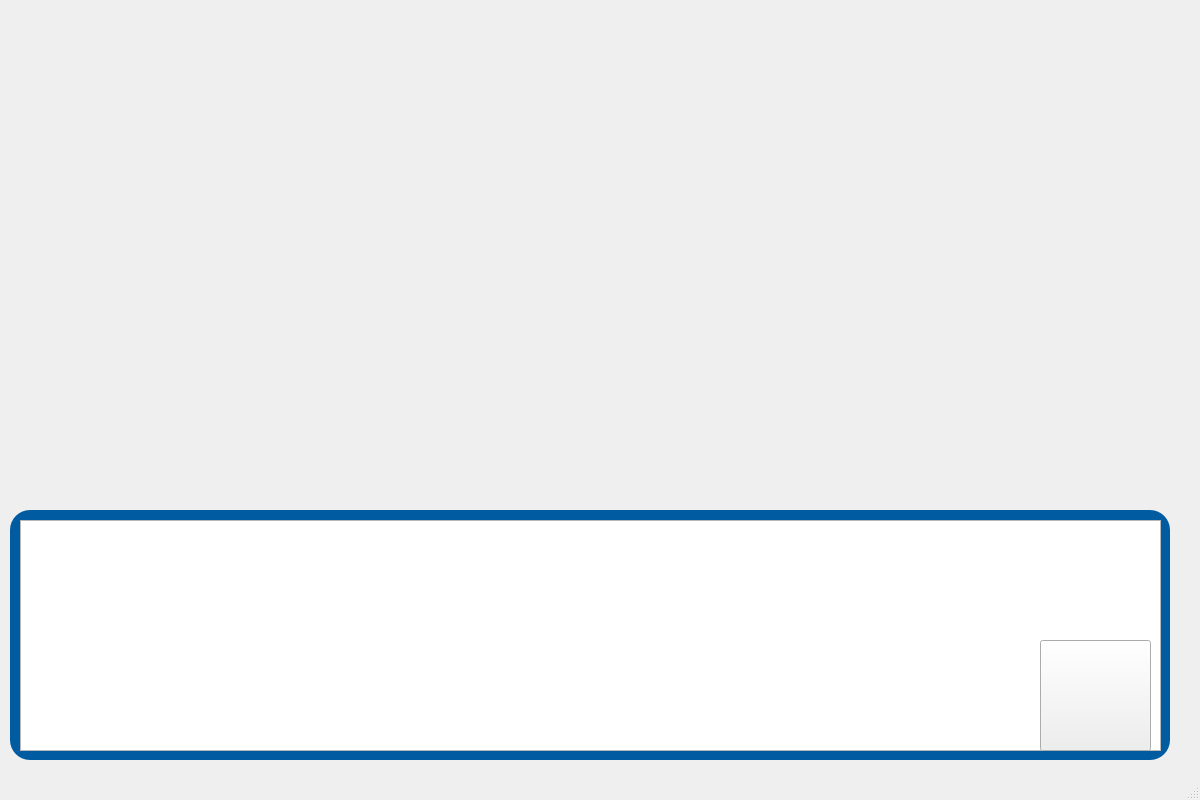
<?xml version="1.0" encoding="UTF-8"?>
<ui version="4.0">
 <class>MainWindow</class>
 <widget class="QMainWindow" name="MainWindow">
  <property name="geometry">
   <rect>
    <x>0</x>
    <y>0</y>
    <width>1200</width>
    <height>800</height>
   </rect>
  </property>
  <property name="windowTitle">
   <string>MainWindow</string>
  </property>
  <widget class="QWidget" name="centralwidget">
   <widget class="QLabel" name="label">
    <property name="geometry">
     <rect>
      <x>0</x>
      <y>0</y>
      <width>1200</width>
      <height>800</height>
     </rect>
    </property>
    <property name="text">
     <string/>
    </property>
    <property name="pixmap">
     <pixmap>../Desktop/미연시/사진/배경/필터o/식당(o)_크기조절.png</pixmap>
    </property>
    <property name="scaledContents">
     <bool>true</bool>
    </property>
   </widget>
   <widget class="QPlainTextEdit" name="plainTextEdit">
    <property name="geometry">
     <rect>
      <x>20</x>
      <y>520</y>
      <width>1141</width>
      <height>231</height>
     </rect>
    </property>
   </widget>
   <widget class="QPlainTextEdit" name="plainTextEdit_2">
    <property name="geometry">
     <rect>
      <x>10</x>
      <y>510</y>
      <width>1160</width>
      <height>250</height>
     </rect>
    </property>
    <property name="autoFillBackground">
     <bool>false</bool>
    </property>
    <property name="styleSheet">
     <string notr="true">border-radius:20px;
background-color:rgb(0, 91, 161)</string>
    </property>
    <property name="plainText">
     <string/>
    </property>
   </widget>
   <widget class="QLabel" name="label_3">
    <property name="geometry">
     <rect>
      <x>340</x>
      <y>110</y>
      <width>431</width>
      <height>401</height>
     </rect>
    </property>
    <property name="text">
     <string/>
    </property>
    <property name="pixmap">
     <pixmap>../Desktop/미연시/사진/배경/필터o/스노우/안유진#2.png</pixmap>
    </property>
    <property name="scaledContents">
     <bool>true</bool>
    </property>
   </widget>
   <widget class="QPushButton" name="pushButton">
    <property name="geometry">
     <rect>
      <x>1040</x>
      <y>640</y>
      <width>111</width>
      <height>111</height>
     </rect>
    </property>
    <property name="text">
     <string/>
    </property>
    <property name="icon">
     <iconset>
      <normaloff>../Desktop/미연시/사진/배경/필터o/인덕이.png</normaloff>../Desktop/미연시/사진/배경/필터o/인덕이.png</iconset>
    </property>
    <property name="iconSize">
     <size>
      <width>100</width>
      <height>100</height>
     </size>
    </property>
   </widget>
   <zorder>label</zorder>
   <zorder>plainTextEdit_2</zorder>
   <zorder>plainTextEdit</zorder>
   <zorder>label_3</zorder>
   <zorder>pushButton</zorder>
  </widget>
  <widget class="QStatusBar" name="statusbar"/>
 </widget>
 <resources/>
 <connections/>
</ui>
